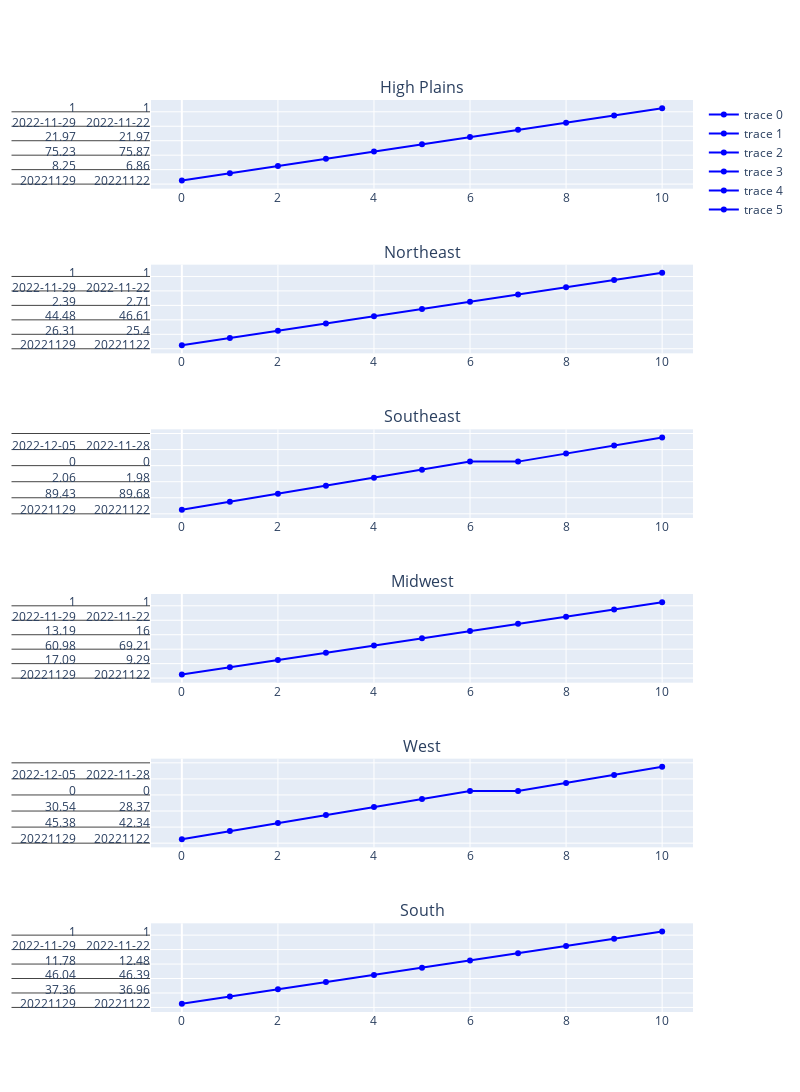

This figure's notebook cell:
### Markdown cell above
Dataset

### Code cell
data = pd.read_csv(r"C:\Users\thewa\OneDrive\Documents\MTF 2022-2023\dm_export_20131201_20221201.csv")
{'High Plains', 'Midwest', 'Northeast', 'South', 'Southeast', 'West'}

hpdata = data[data["Region"] == "High Plains"].reset_index(drop=True)
mwdata = data[data["Region"] == "Midwest"].reset_index(drop=True)
nedata = data[data["Region"] == "Northeast"].reset_index(drop=True)
shdata = data[data["Region"] == "South"].reset_index(drop=True)
sedata = data[data["Region"] == "Southeast"].reset_index(drop=True)
wtdata = data[data["Region"] == "West"].reset_index(drop=True)

fig = make_subplots(rows=6, cols=1, subplot_titles=list(set(data["Region"])))

fig.add_trace(go.Scatter(x=[i for i in range(len(hpdata))], y=hpdata, marker = dict(color = "Blue")), row = 1, col = 1)
fig.add_trace(go.Scatter(x=[i for i in range(len(mwdata))], y=mwdata, marker = dict(color = "Blue")), row = 2, col = 1)
fig.add_trace(go.Scatter(x=[i for i in range(len(nedata))], y=nedata, marker = dict(color = "Blue")), row = 3, col = 1)
fig.add_trace(go.Scatter(x=[i for i in range(len(shdata))], y=shdata, marker = dict(color = "Blue")), row = 4, col = 1)
fig.add_trace(go.Scatter(x=[i for i in range(len(sedata))], y=sedata, marker = dict(color = "Blue")), row = 5, col = 1)
fig.add_trace(go.Scatter(x=[i for i in range(len(wtdata))], y=wtdata, marker = dict(color = "Blue")), row = 6, col = 1)

fig.update_layout(height=2000, width=800)

fig.show()
hpdata

### Figure 1 — Plotly figure (JSON) as saved in the notebook; plotly's stock layout.template omitted (floating-point values rounded to 4 significant figures; data arrays with more than 128 entries replaced by an {"elided": "..."} marker saying what was removed)
{"data": [{"marker": {"color": "Blue"}, "type": "scatter", "x": {"elided": "471 int values"}, "xaxis": "x", "y": {"elided": "471x11 mixed values"}, "yaxis": "y"}, {"marker": {"color": "Blue"}, "type": "scatter", "x": {"elided": "471 int values"}, "xaxis": "x2", "y": {"elided": "471x11 mixed values"}, "yaxis": "y2"}, {"marker": {"color": "Blue"}, "type": "scatter", "x": {"elided": "471 int values"}, "xaxis": "x3", "y": {"elided": "471x11 mixed values"}, "yaxis": "y3"}, {"marker": {"color": "Blue"}, "type": "scatter", "x": {"elided": "471 int values"}, "xaxis": "x4", "y": {"elided": "471x11 mixed values"}, "yaxis": "y4"}, {"marker": {"color": "Blue"}, "type": "scatter", "x": {"elided": "471 int values"}, "xaxis": "x5", "y": {"elided": "471x11 mixed values"}, "yaxis": "y5"}, {"marker": {"color": "Blue"}, "type": "scatter", "x": {"elided": "471 int values"}, "xaxis": "x6", "y": {"elided": "471x11 mixed values"}, "yaxis": "y6"}], "layout": {"annotations": [{"font": {"size": 16}, "showarrow": false, "text": "High Plains", "x": 0.5, "xanchor": "center", "xref": "paper", "y": 1.0, "yanchor": "bottom", "yref": "paper"}, {"font": {"size": 16}, "showarrow": false, "text": "Northeast", "x": 0.5, "xanchor": "center", "xref": "paper", "y": 0.8194, "yanchor": "bottom", "yref": "paper"}, {"font": {"size": 16}, "showarrow": false, "text": "Southeast", "x": 0.5, "xanchor": "center", "xref": "paper", "y": 0.6389, "yanchor": "bottom", "yref": "paper"}, {"font": {"size": 16}, "showarrow": false, "text": "Midwest", "x": 0.5, "xanchor": "center", "xref": "paper", "y": 0.4583, "yanchor": "bottom", "yref": "paper"}, {"font": {"size": 16}, "showarrow": false, "text": "West", "x": 0.5, "xanchor": "center", "xref": "paper", "y": 0.2778, "yanchor": "bottom", "yref": "paper"}, {"font": {"size": 16}, "showarrow": false, "text": "South", "x": 0.5, "xanchor": "center", "xref": "paper", "y": 0.09722, "yanchor": "bottom", "yref": "paper"}], "height": 2000, "width": 800, "xaxis": {"anchor": "y", "domain": [0, 1]}, "xaxis2": {"anchor": "y2", "domain": [0, 1]}, "xaxis3": {"anchor": "y3", "domain": [0, 1]}, "xaxis4": {"anchor": "y4", "domain": [0, 1]}, "xaxis5": {"anchor": "y5", "domain": [0, 1]}, "xaxis6": {"anchor": "y6", "domain": [0, 1]}, "yaxis": {"anchor": "x", "domain": [0.9028, 1.0]}, "yaxis2": {"anchor": "x2", "domain": [0.7222, 0.8194]}, "yaxis3": {"anchor": "x3", "domain": [0.5417, 0.6389]}, "yaxis4": {"anchor": "x4", "domain": [0.3611, 0.4583]}, "yaxis5": {"anchor": "x5", "domain": [0.1806, 0.2778]}, "yaxis6": {"anchor": "x6", "domain": [0, 0.09722]}}}
